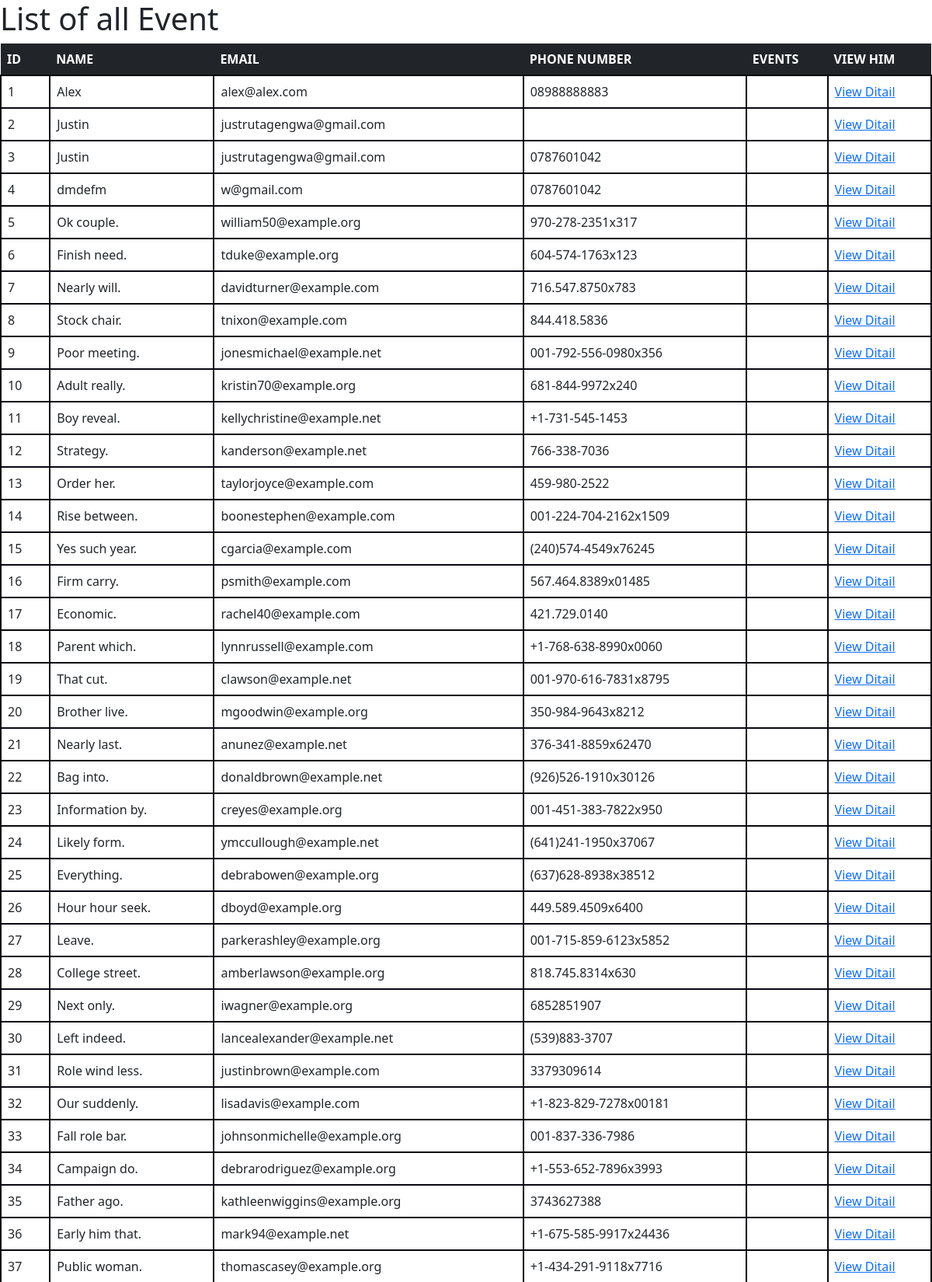
Page /list_of_all_participants/ (upper part) on the committed database.
### Event_app/models.py (models this page shows, shortened)
class participant_management(models.Model):
    name = models.CharField(max_length= 15)
    email_address = models.EmailField()
    phone_number = models.CharField(max_length = 25)
    events_attending = models.ManyToManyField(event_managment , blank = True, related_name='participants')
    password = models.CharField(max_length=15, default='0000')

### Event_app/views.py (the view)
# urls.py: path('list_of_all_participants/',views.list_of_all_partcipants),
def list_of_all_partcipants(request):
       myevent = participant_management.objects.all().values()
       template = loader.get_template('Event_app/list _of _all_participants.html')
       context = {
           'mymembers': myevent,
           }
       return HttpResponse(template.render(context, request))

### Event_app/templates/Event_app/list _of _all_participants.html (shortened to what this page needs)
<!DOCTYPE html>
<html>
  <head>
    <link href="https://cdn.jsdelivr.net/npm/bootstrap@5.0.2/dist/css/bootstrap.min.css" rel="stylesheet">
  </head>
  <body>
<h1>List of all Event</h1>
<table class="table">
<thead class="table-dark">
  <tr>
    <th>ID</th>
    <th>NAME</th>
    <th>EMAIL</th>
    <th>PHONE NUMBER</th>
    <th>EVENTS</th>
    <th>VIEW HIM</th>
  </tr>
</thead>
<tbody>
  {% for x in mymembers %}
  <tr>
     <td>{{x.id}}</td>
     <td>{{ x.name}}</td>
     <td>{{ x.email_address}} </td>
     <td>{{x.phone_number}}</td>
     <td>{{x.events_attending}}</td>
     <td><a href="details_of_participant/{{ x.id }}">View Ditail</a></td>
  </tr>
  {% endfor %}
</table>
</body>
</html>

### Event_app/templates/Event_app/list _of _all_participants.html (style rules this page uses)
th { border: solid #080710 5px; }
table tr td { border: solid #080710 2px; margin-left: 30px; }

### rows in the picture
participant_management: id "1", name "Alex", email_address "alex@alex.com", phone_number "08988888883"
participant_management: id "2", name "Justin", email_address "justrutagengwa@gmail.com"
participant_management: id "3", name "Justin", email_address "justrutagengwa@gmail.com", phone_number "0787601042"
participant_management: id "4", name "dmdefm", email_address "w@gmail.com", phone_number "0787601042"
participant_management: id "5", name "Ok couple.", email_address "william50@example.org", phone_number "970-278-2351x317"
participant_management: id "6", name "Finish need.", email_address "tduke@example.org", phone_number "604-574-1763x123"
participant_management: id "7", name "Nearly will.", email_address "davidturner@example.com", phone_number "716.547.8750x783"
participant_management: id "8", name "Stock chair.", email_address "tnixon@example.com", phone_number "844.418.5836"
participant_management: id "9", name "Poor meeting.", email_address "jonesmichael@example.net", phone_number "001-792-556-0980x356"
participant_management: id "10", name "Adult really.", email_address "kristin70@example.org", phone_number "681-844-9972x240"
participant_management: id "11", name "Boy reveal.", email_address "kellychristine@example.net", phone_number "+1-731-545-1453"
participant_management: id "12", name "Strategy.", email_address "kanderson@example.net", phone_number "766-338-7036"
participant_management: id "13", name "Order her.", email_address "taylorjoyce@example.com", phone_number "459-980-2522"
participant_management: id "14", name "Rise between.", email_address "boonestephen@example.com", phone_number "001-224-704-2162x1509"
participant_management: id "15", name "Yes such year.", email_address "cgarcia@example.com", phone_number "(240)574-4549x76245"
participant_management: id "16", name "Firm carry.", email_address "psmith@example.com", phone_number "567.464.8389x01485"
participant_management: id "17", name "Economic.", email_address "rachel40@example.com", phone_number "421.729.0140"
participant_management: id "18", name "Parent which.", email_address "lynnrussell@example.com", phone_number "+1-768-638-8990x0060"
participant_management: id "19", name "That cut.", email_address "clawson@example.net", phone_number "001-970-616-7831x8795"
participant_management: id "20", name "Brother live.", email_address "mgoodwin@example.org", phone_number "350-984-9643x8212"
participant_management: id "21", name "Nearly last.", email_address "anunez@example.net", phone_number "376-341-8859x62470"
participant_management: id "22", name "Bag into.", email_address "donaldbrown@example.net", phone_number "(926)526-1910x30126"
participant_management: id "23", name "Information by.", email_address "creyes@example.org", phone_number "001-451-383-7822x950"
participant_management: id "24", name "Likely form.", email_address "ymccullough@example.net", phone_number "(641)241-1950x37067"
participant_management: id "25", name "Everything.", email_address "debrabowen@example.org", phone_number "(637)628-8938x38512"
participant_management: id "26", name "Hour hour seek.", email_address "dboyd@example.org", phone_number "449.589.4509x6400"
participant_management: id "27", name "Leave.", email_address "parkerashley@example.org", phone_number "001-715-859-6123x5852"
participant_management: id "28", name "College street.", email_address "amberlawson@example.org", phone_number "818.745.8314x630"
participant_management: id "29", name "Next only.", email_address "iwagner@example.org", phone_number "6852851907"
participant_management: id "30", name "Left indeed.", email_address "lancealexander@example.net", phone_number "(539)883-3707"
participant_management: id "31", name "Role wind less.", email_address "justinbrown@example.com", phone_number "3379309614"
participant_management: id "32", name "Our suddenly.", email_address "lisadavis@example.com", phone_number "+1-823-829-7278x00181"
participant_management: id "33", name "Fall role bar.", email_address "johnsonmichelle@example.org", phone_number "001-837-336-7986"
participant_management: id "34", name "Campaign do.", email_address "debrarodriguez@example.org", phone_number "+1-553-652-7896x3993"
participant_management: id "35", name "Father ago.", email_address "kathleenwiggins@example.org", phone_number "3743627388"
participant_management: id "36", name "Early him that.", email_address "mark94@example.net", phone_number "+1-675-585-9917x24436"
participant_management: id "37", name "Public woman.", email_address "thomascasey@example.org", phone_number "+1-434-291-9118x7716"
